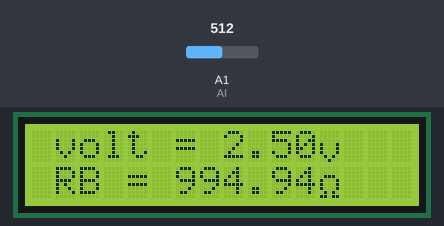
This sketch was run on a simulated Arduino Uno, built with avr-gcc and run on an emulated ATmega328P. Shown: 16×2 character LCD. Inputs (shaded band) come from the test bench; at power-on: A1 (AI) = 512. What the sketch prints to the serial monitor is not drawn.

Above: at 1.2 s.
1.3 s: A1 (AI) set to 530
At 1.99 s:
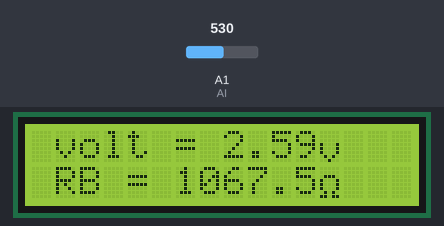
3.7 s: A1 (AI) set to 1015
At 4.35 s:
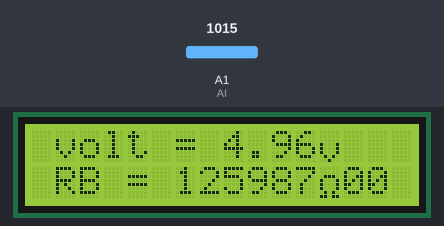
5.3 s: A1 (AI) set to 1023
At 5.64 s:
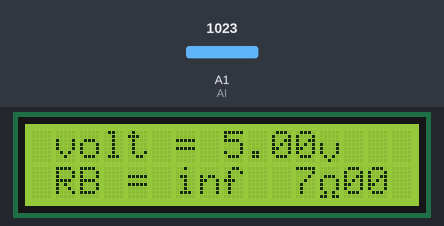
7.3 s: A1 (AI) set to 900
At 7.98 s:
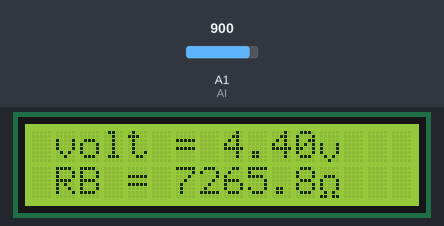
9.6 s: A1 (AI) set to 0
At 10.33 s:
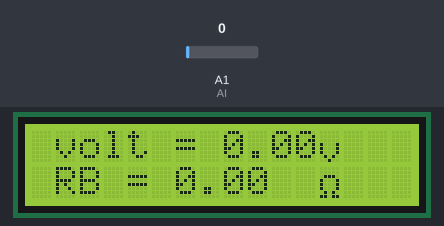
12.0 s: A1 (AI) set to 9
At 12.68 s:
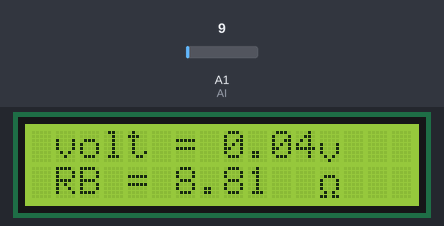

The sketch:

_with_Arduino_to_work_as_ohmmeter_with_d_copy_20230521131707.ino
```cpp
int AI = A1; // Set AI to the PIN A1
int x= 0.0 ; // set the intial value of x = 0
float volt = 0.0; // set the intial value of volt 0.o use float to read decimode value
float IA= 0.0; // set the intial value of Current of resistor A 0.0 use float to read decimode value
float RB = 0;  // set the intial value of Resistor B 0.0 use float to read decimode value
// include the library code:
#include <LiquidCrystal.h>
const int rs = 12, en = 11, d4 = 5, d5 = 4, d6 = 3, d7 = 2;
LiquidCrystal lcd(rs, en, d4, d5, d6, d7);
byte Ohms[8] = { // This array creates a symbol of ohm unit on LCD
  B00000,
  B00000,
  B01110,
  B10001,
  B10001,
  B10001,
  B01010,
  B11011
};
byte vo[8] = {  // This array creates a symbol of voltage unit on LCD
  B00000,
  B00000,
  B00000,
  B10001,
  B10001,
  B10001,
  B01010,
  B00100
};

void setup() {
 lcd.begin(16, 2);
 Serial.begin(9600);
lcd.createChar(0, Ohms); // set the ohms symbol to byte  (0)
lcd.createChar(1, vo); // set the voltage symbol to byte (1)
}
void loop() {
lcd.setCursor(12,1); // set position for the ohms symbol in colunm 12 row 1 on lcd
 lcd.write(byte(0)); // print out the ohms symbol on lcd
lcd.setCursor(12,0); // set position for the ohms symbol in colunm 12 row 0 on lcd
 lcd.write(byte(1)); // print out the voltage symbol on lcd
float volt=( x /1023.0)*5.0;  // convert the x value to volatge value
Serial.print("\t\t");  // print a double space on serial monitor
Serial.print("voltage = "); // print out the lin voltage =
Serial.print(volt); // print out volatge value
delay(100);
 x= analogRead (AI); // set the value of x to the analog value from AI
Serial.print("\t"); // print a space on serial monitor
Serial.print("Bit value= "); // print out the lin Bit value =
Serial.println(x); // print out the laue of x
float IA=(5.0 - volt )/993.0; // find the current through resistor A
Serial.print("\t");
Serial.print("IA Value = ");
Serial.print(IA);
float RB= (volt/IA);// Find the resistor value of RB
Serial.print("\t\t");
Serial.print("RB Value=");
Serial.print(RB);
lcd.setCursor(0,0); // set position for the ohms symbol in colunm 0 row 0 on lcd
lcd.print(" volt = ");
lcd.println(volt);
lcd.setCursor (0,1); // set position for the ohms symbol in colunm 0 row 1 on lcd
lcd.print (" RB = ");
lcd.println(RB);
}
```

Measured:
- the behaviour switches between 513 and 514 on A1 (AI) (found by bisection; images 0 and 1)
- the behaviour switches between 1022 and 1023 on A1 (AI) (found by bisection; images 2 and 3)
- after the input at 1.3 s, the display: changes after 0.16 s (image 1)
- after the input at 3.7 s, the display: changes after 0.12 s (image 2)
- after the input at 5.3 s, the display: first changes after 0.13 s (image 3 shows a later state)
- after the input at 7.3 s, the display: changes after 0.15 s (image 4)
- after the input at 9.6 s, the display: changes after 0.21 s (image 5)
- after the input at 12.0 s, the display: changes after 0.15 s (image 6)
